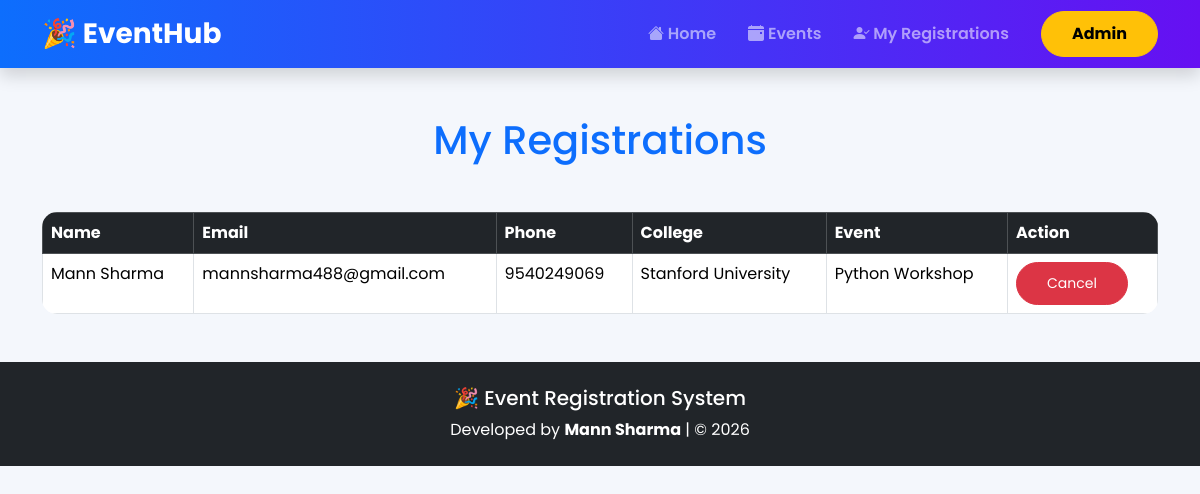
Page /my-registrations/ (signed in) on the committed database.
### events/models.py (models this page shows, shortened)
class Registration(models.Model):
    event = models.ForeignKey(Event, on_delete=models.CASCADE)
    name = models.CharField(max_length=100)
    email = models.EmailField()
    phone = models.CharField(max_length=15)
    college = models.CharField(max_length=150)

class Event(models.Model):
    CATEGORY_CHOICES = [
        ('workshop', 'Workshop'),
        ('seminar', 'Seminar'),
        ('tech', 'Tech'),
    ]
    title = models.CharField(max_length=200)
    description = models.TextField()
    date = models.DateField()
    location = models.CharField(max_length=200)
    image = models.ImageField(upload_to="events/", blank=True, null=True)
    category = models.CharField(
        max_length=20,
        choices=CATEGORY_CHOICES,
        default='tech'
    )

### events/views.py (the view)
# urls.py: path("my-registrations/", views.my_registrations, name="my_registrations"),
@login_required
def my_registrations(request):
    registrations = Registration.objects.all()
    return render(request, "events/my_registrations.html", {"registrations": registrations})

### events/templates/events/my_registrations.html
{% extends 'events/base.html' %}
{% block content %}
<h1 class="text-center text-primary mb-5">
    My Registrations
</h1>
<table class="table table-bordered table-hover">
    <thead class="table-dark">
        <tr>
            <th>Name</th>
            <th>Email</th>
            <th>Phone</th>
            <th>College</th>
            <th>Event</th>
            <th>Action</th>
        </tr>
    </thead>
    <tbody>
    {% for registration in registrations %}
        <tr>
            <td>{{ registration.name }}</td>
            <td>{{ registration.email }}</td>
            <td>{{ registration.phone }}</td>
            <td>{{ registration.college }}</td>
            <td>{{ registration.event.title }}</td>
            <td>
                <a href="/cancel/{{ registration.id }}/"
                   class="btn btn-danger btn-sm"
                   onclick="return confirm('Are you sure you want to cancel this registration?')">
                    Cancel
                </a>
            </td>
        </tr>
    {% empty %}
        <tr>
            <td colspan="6" class="text-center">
                No Registration Found
            </td>
        </tr>
    {% endfor %}
    </tbody>
</table>
{% endblock %}

### events/static/css/style.css (style rules this page uses)
body { background:#f4f7fc; font-family:'Poppins',sans-serif; }
.btn { border-radius:40px; padding:10px 30px; transition:.3s; }
table { background:white; border-radius:15px; overflow:hidden; }

### rows in the picture
Registration: name "Mann Sharma", email "mannsharma488@gmail.com", phone "9540249069", college "Stanford University", event "Python Workshop"
